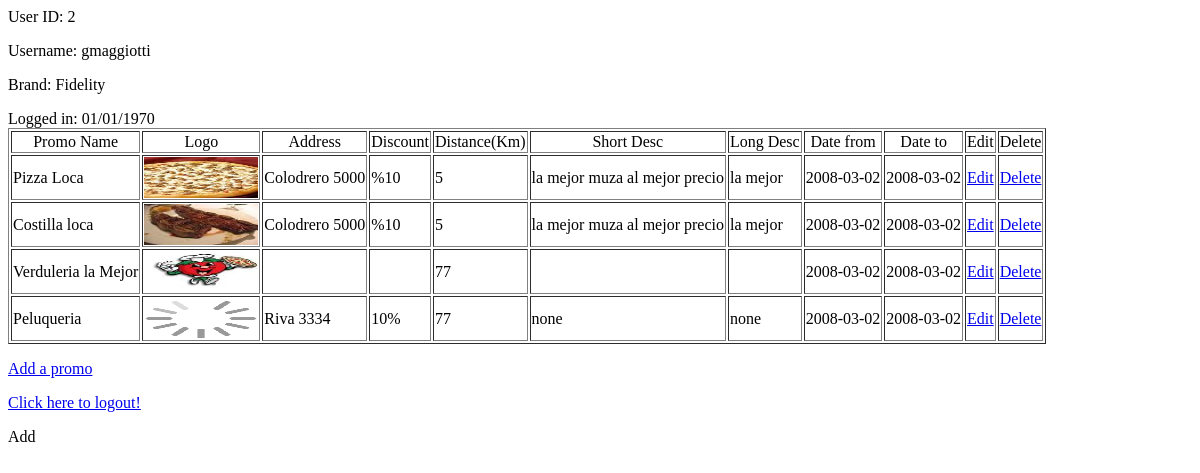
/promotion.php (signed in), run on the app's committed database.
### tables this page shows
CREATE TABLE `promotion` (
  `id` int(11) NOT NULL AUTO_INCREMENT,
  `id_brand` int(11) NOT NULL,
  `name` varchar(40) DEFAULT NULL,
  `logo_img` varchar(256) DEFAULT NULL,
  `address` varchar(256) DEFAULT NULL,
  `discount` varchar(5) DEFAULT NULL,
  `distanceKm` int(11) NOT NULL DEFAULT '0',
  `shortDesc` text,
  `longDesc` text,
  `dateFrom` date DEFAULT NULL,
  `dateTo` date DEFAULT NULL,
  PRIMARY KEY (`id`),
  UNIQUE KEY `id` (`id`)
);

### promotion.php (the view, shortened to what this page needs)
<html>
<head>
	<link href="css/fileuploader.css" rel="stylesheet" type="text/css">
</head>
<body>
<?php
echo "<p>User ID: " . $_SESSION["valid_id"];
echo "<p>Username: " . $_SESSION["valid_user"];
echo "<p>Brand: " . $_SESSION["brand"];
echo "<p>Logged in: " . date("m/d/Y", $_SESSION["valid_time"]);
echo "<br>";
$result = mysql_query("SELECT * FROM promotion WHERE id_brand=" . $_SESSION["valid_id"]);
	echo "<table border='1'>";
	echo "<tr align='center'>";
	echo "<td>Promo Name</td>";
	echo "<td>Logo</td>";
	echo "<td>Address</td>";
	echo "<td>Discount</td>";
	echo "<td>Distance(Km)</td>";
	echo "<td>Short Desc</td>";
	echo "<td>Long Desc</td>";
	echo "<td>Date from</td>";
	echo "<td>Date to</td>";
	echo "<td>Edit</td>";
	echo "<td>Delete</td>";
	echo "</tr>";
while($row = mysql_fetch_array($result))
{
	echo "<tr>";
	echo "<td>" . $row['name'] . "</td>";
	echo "<td><img  src=\"/imgs/". $row['logo_img'] . "\" alt=\"Londres 2012 tiro con arco\" width=114 height=41/> </td>";
	echo "<td>" . $row['address'] . "</td>";
	echo "<td>" . $row['discount'] . "</td>";
	echo "<td>" . $row['distanceKm'] . "</td>";
	echo "<td>" . $row['shortDesc'] . "</td>";
	echo "<td>" . $row['longDesc'] . "</td>";
	echo "<td>" . $row['dateFrom'] . "</td>";
	echo "<td>" . $row['dateTo'] . "</td>";
	echo "<td><a href=\"editPromo.php?e_id=".$row['id']."\">Edit</a></td>";
	echo "<td><a href=\"promotion.php?d_id=".$row['id']."\">Delete</a></td>";
	echo "</tr>";
}
?>
</table>
<?
echo "<p><a href=\"addPromo.php\">Add a promo</a></p>";
echo "<p><a href=\"logout.php\">Click here to logout!</a></p>";
?>
	<a class="activator" id="activator">Add</a>
</body>
</html>

### data on the page
promotion: name "Pizza Loca", logo_img (picture), address "Colodrero 5000", discount "%10", distanceKm "5", shortDesc "la mejor muza al mejor precio", longDesc "la mejor", dateFrom "2008-03-02", dateTo "2008-03-02"
promotion: name "Costilla loca", logo_img (picture), address "Colodrero 5000", discount "%10", distanceKm "5", shortDesc "la mejor muza al mejor precio", longDesc "la mejor", dateFrom "2008-03-02", dateTo "2008-03-02"
promotion: name "Verduleria la Mejor", logo_img (picture), distanceKm "77", dateFrom "2008-03-02", dateTo "2008-03-02"
promotion: name "Peluqueria", logo_img (picture), address "Riva 3334", discount "10%", distanceKm "77", shortDesc "none", longDesc "none", dateFrom "2008-03-02", dateTo "2008-03-02"

### other printed values
$_SESSION["valid_id"] "2"
$_SESSION["valid_user"] "gmaggiotti"
$_SESSION["brand"] "Fidelity"
date("m/d/Y", $_SESSION["valid_time"]) "01/01/1970"
